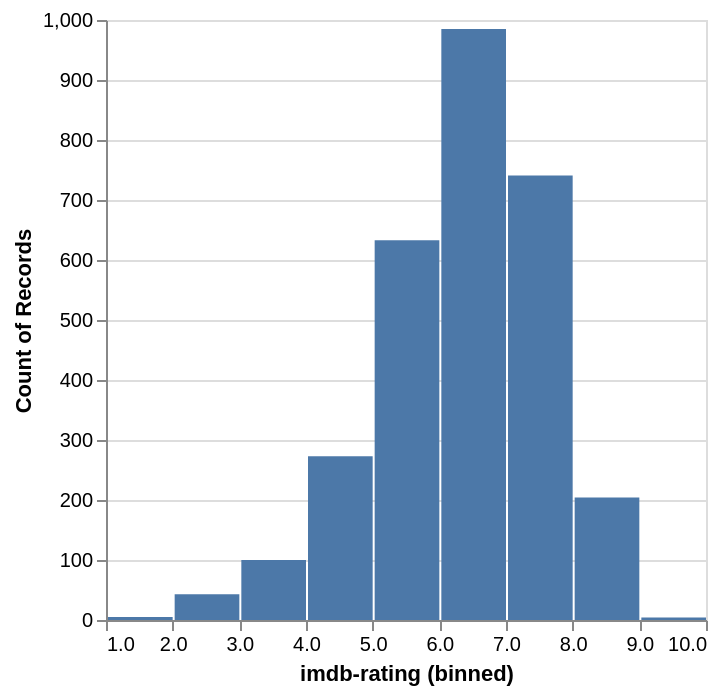

Write a Vega-Lite specification for this figure.
### Vega-Lite specification from a JSON file in a GitHub repository (floating-point values rounded to 4 significant figures; data arrays with more than 128 entries replaced by an {"elided": "..."} marker saying what was removed)
{"data": {"values": {"elided": "3201 records"}}, "$schema": "https://vega.github.io/schema/vega-lite/v5.json", "mark": "bar", "encoding": {"x": {"bin": {"maxbins": 8}, "field": "imdb-rating"}, "y": {"aggregate": "count"}}}
